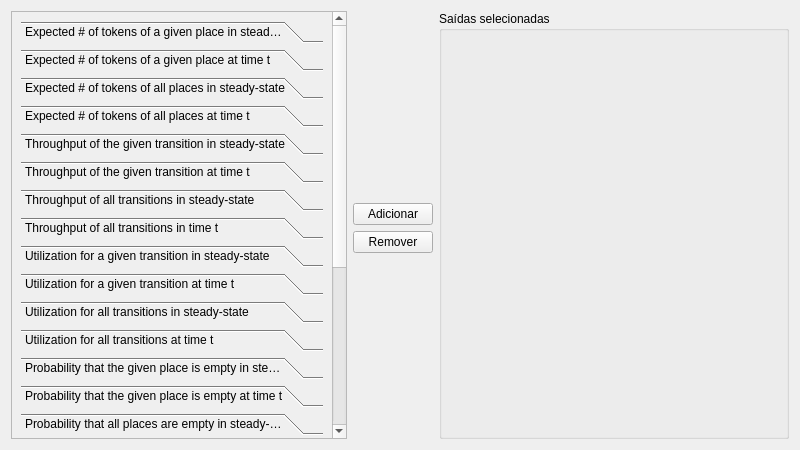
<?xml version="1.0" encoding="UTF-8"?>
<ui version="4.0">
 <class>ParametersForm</class>
 <widget class="QWidget" name="ParametersForm">
  <property name="geometry">
   <rect>
    <x>0</x>
    <y>0</y>
    <width>800</width>
    <height>450</height>
   </rect>
  </property>
  <property name="windowTitle">
   <string>Form</string>
  </property>
  <layout class="QGridLayout" name="gridLayout">
   <item row="0" column="0" rowspan="4">
    <widget class="QScrollArea" name="scrollArea">
     <property name="widgetResizable">
      <bool>true</bool>
     </property>
     <widget class="QWidget" name="scrollAreaWidgetContents">
      <property name="geometry">
       <rect>
        <x>0</x>
        <y>-251</y>
        <width>326</width>
        <height>681</height>
       </rect>
      </property>
      <layout class="QGridLayout" name="gridLayout_2">
       <item row="0" column="0">
        <widget class="QToolBox" name="toolBox">
         <property name="currentIndex">
          <number>21</number>
         </property>
         <widget class="QWidget" name="expected_1">
          <property name="geometry">
           <rect>
            <x>0</x>
            <y>0</y>
            <width>308</width>
            <height>69</height>
           </rect>
          </property>
          <attribute name="label">
           <string>Expected # of tokens of a given place in steady-state</string>
          </attribute>
         </widget>
         <widget class="QWidget" name="expected_2">
          <property name="geometry">
           <rect>
            <x>0</x>
            <y>0</y>
            <width>308</width>
            <height>69</height>
           </rect>
          </property>
          <attribute name="label">
           <string>Expected # of tokens of a given place at time t</string>
          </attribute>
         </widget>
         <widget class="QWidget" name="expected_3">
          <property name="geometry">
           <rect>
            <x>0</x>
            <y>0</y>
            <width>308</width>
            <height>69</height>
           </rect>
          </property>
          <attribute name="label">
           <string>Expected # of tokens of all places in steady-state</string>
          </attribute>
         </widget>
         <widget class="QWidget" name="expected_4">
          <property name="geometry">
           <rect>
            <x>0</x>
            <y>0</y>
            <width>308</width>
            <height>69</height>
           </rect>
          </property>
          <attribute name="label">
           <string>Expected # of tokens of all places at time t</string>
          </attribute>
         </widget>
         <widget class="QWidget" name="throughput_1">
          <property name="geometry">
           <rect>
            <x>0</x>
            <y>0</y>
            <width>308</width>
            <height>69</height>
           </rect>
          </property>
          <attribute name="label">
           <string>Throughput of the given transition in steady-state</string>
          </attribute>
         </widget>
         <widget class="QWidget" name="throughput_2">
          <property name="geometry">
           <rect>
            <x>0</x>
            <y>0</y>
            <width>308</width>
            <height>69</height>
           </rect>
          </property>
          <attribute name="label">
           <string>Throughput of the given transition at time t</string>
          </attribute>
         </widget>
         <widget class="QWidget" name="throughput_3">
          <property name="geometry">
           <rect>
            <x>0</x>
            <y>0</y>
            <width>308</width>
            <height>69</height>
           </rect>
          </property>
          <attribute name="label">
           <string>Throughput of all transitions in steady-state</string>
          </attribute>
         </widget>
         <widget class="QWidget" name="throughput_4">
          <property name="geometry">
           <rect>
            <x>0</x>
            <y>0</y>
            <width>308</width>
            <height>69</height>
           </rect>
          </property>
          <attribute name="label">
           <string>Throughput of all transitions in time t</string>
          </attribute>
         </widget>
         <widget class="QWidget" name="utilization_1">
          <attribute name="label">
           <string>Utilization for a given transition in steady-state</string>
          </attribute>
         </widget>
         <widget class="QWidget" name="utilization_2">
          <attribute name="label">
           <string>Utilization for a given transition at time t</string>
          </attribute>
         </widget>
         <widget class="QWidget" name="utilization_3">
          <attribute name="label">
           <string>Utilization for all transitions in steady-state</string>
          </attribute>
         </widget>
         <widget class="QWidget" name="utilization_4">
          <attribute name="label">
           <string>Utilization for all transitions at time t</string>
          </attribute>
         </widget>
         <widget class="QWidget" name="prob_1">
          <attribute name="label">
           <string>Probability that the given place is empty in steady-state</string>
          </attribute>
         </widget>
         <widget class="QWidget" name="prob_2">
          <attribute name="label">
           <string>Probability that the given place is empty at time t</string>
          </attribute>
         </widget>
         <widget class="QWidget" name="prob_3">
          <attribute name="label">
           <string>Probability that all places are empty in steady-state</string>
          </attribute>
         </widget>
         <widget class="QWidget" name="prob_4">
          <attribute name="label">
           <string>Probability that all places are empty at time t</string>
          </attribute>
         </widget>
         <widget class="QWidget" name="expected_b1">
          <attribute name="label">
           <string>Expected reward rate in steady-state</string>
          </attribute>
         </widget>
         <widget class="QWidget" name="expected_b2">
          <attribute name="label">
           <string>Expected reward rate at time t</string>
          </attribute>
         </widget>
         <widget class="QWidget" name="expected_b3">
          <attribute name="label">
           <string>Expected accumulated rate until absorption</string>
          </attribute>
         </widget>
         <widget class="QWidget" name="expected_b4">
          <attribute name="label">
           <string>Expected accumulated reward by time t</string>
          </attribute>
         </widget>
         <widget class="QWidget" name="ss_analysis">
          <attribute name="label">
           <string>Steady-state analysis, default measures</string>
          </attribute>
         </widget>
         <widget class="QWidget" name="variable_value">
          <attribute name="label">
           <string>Value of a variable (pr_value)</string>
          </attribute>
         </widget>
        </widget>
       </item>
      </layout>
     </widget>
    </widget>
   </item>
   <item row="0" column="1">
    <spacer name="verticalSpacer">
     <property name="orientation">
      <enum>Qt::Vertical</enum>
     </property>
     <property name="sizeHint" stdset="0">
      <size>
       <width>20</width>
       <height>181</height>
      </size>
     </property>
    </spacer>
   </item>
   <item row="0" column="2" rowspan="4">
    <widget class="QGroupBox" name="groupBox">
     <property name="minimumSize">
      <size>
       <width>350</width>
       <height>0</height>
      </size>
     </property>
     <property name="title">
      <string>Saídas selecionadas</string>
     </property>
    </widget>
   </item>
   <item row="1" column="1">
    <widget class="QPushButton" name="btAdd">
     <property name="text">
      <string>Adicionar</string>
     </property>
    </widget>
   </item>
   <item row="2" column="1">
    <widget class="QPushButton" name="bt_remove">
     <property name="text">
      <string>Remover</string>
     </property>
    </widget>
   </item>
   <item row="3" column="1">
    <spacer name="verticalSpacer_2">
     <property name="orientation">
      <enum>Qt::Vertical</enum>
     </property>
     <property name="sizeHint" stdset="0">
      <size>
       <width>20</width>
       <height>181</height>
      </size>
     </property>
    </spacer>
   </item>
  </layout>
 </widget>
 <resources/>
 <connections/>
</ui>
